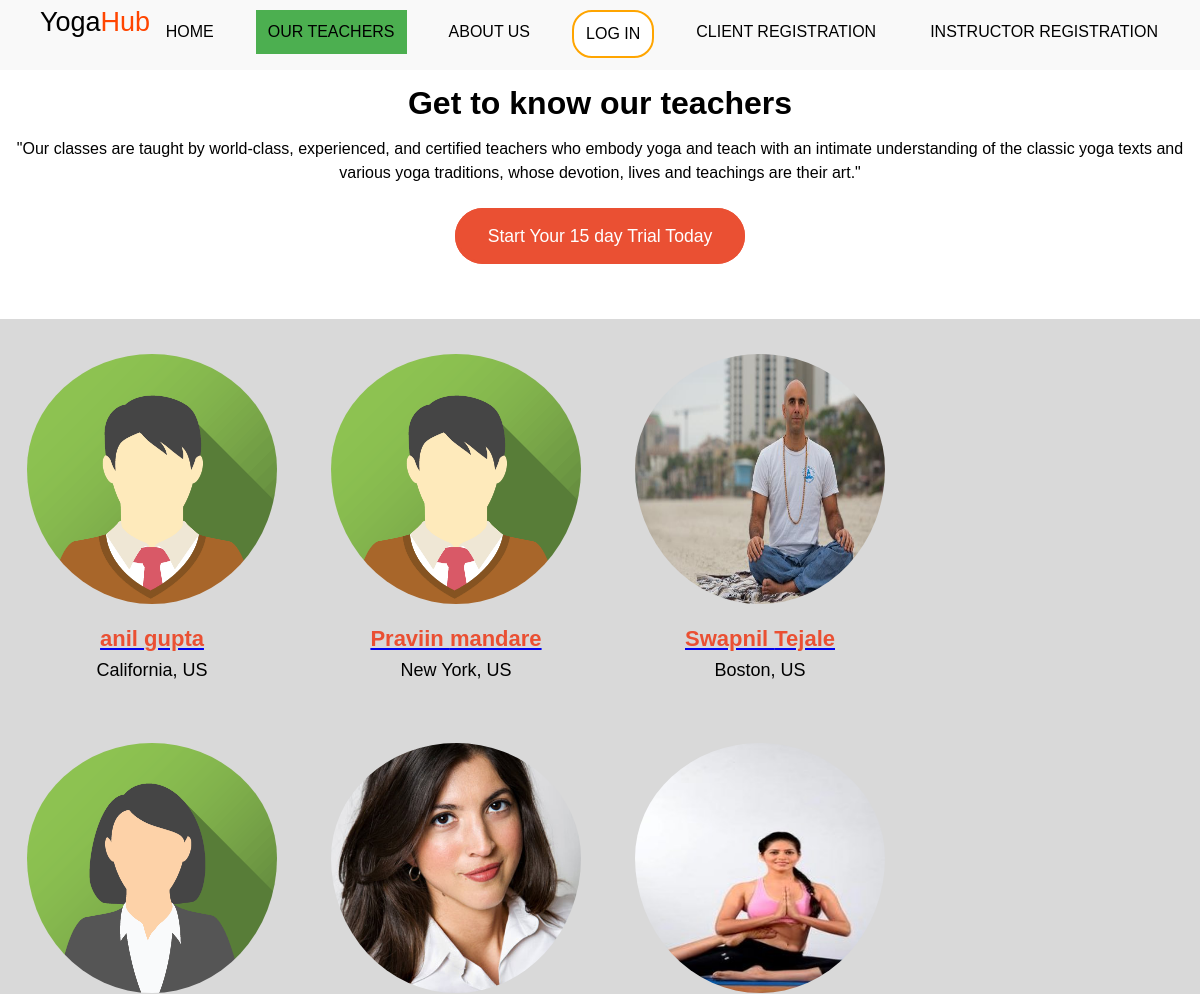
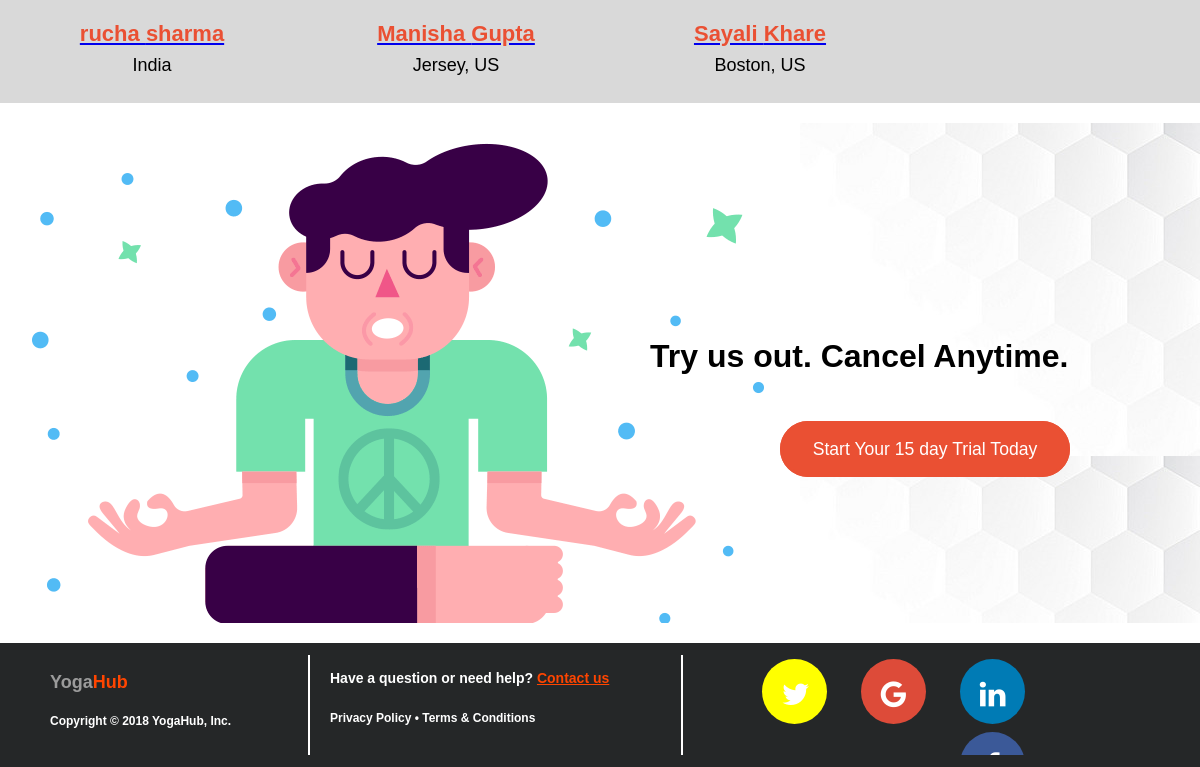
The app's page /teachers.php with its own data (2 pictures, top to bottom).
### tables this page shows
CREATE TABLE `teachers` (
  `UserID` varchar(50) NOT NULL,
  `username` varchar(50) NOT NULL,
  `firstname` varchar(50) NOT NULL,
  `lastname` varchar(50) NOT NULL,
  `password` varchar(100) NOT NULL,
  `email` varchar(100) NOT NULL,
  `experience` varchar(50) NOT NULL,
  `gender` varchar(50) NOT NULL,
  `address` varchar(50) NOT NULL,
  `age` varchar(50) NOT NULL,
  `days` varchar(50) NOT NULL,
  `timeslots` varchar(50) NOT NULL,
  `avataar` varchar(100) NOT NULL,
  `status` varchar(10) NOT NULL,
  `description` varchar(1000) NOT NULL
);

### db-settings.php (called while the page is built, shortened)
<?php
$db_table_prefix = "";
?>

### functions.php (called while the page is built, shortened)
<?php
function fetchAllTeachers()
{
    global $mysqli, $db_table_prefix;
    $stmt = $mysqli->prepare("SELECT
		UserID,
		username,
		firstname,
		lastname,
		password,
		email,
		experience,
		gender,
		address,
		age,
		days,
		timeslots,
		avataar,
		status,
		description
		FROM " . $db_table_prefix . "teachers
		");
    $stmt->execute();
    $stmt->bind_result($UserID, $username, $firstname, $lastname, $password, $email, $experience, $gender, $address, $age, $days, $timeslots,$avataar,$status,$description);
    while($stmt->fetch())
    {
        $row[] = array('UserID' => $UserID,
            'username' => $username,
            'firstname' => $firstname,
            'lastname' => $lastname,
            'password' => $password,
            'email' => $email,
            'experience' => $experience,
            'gender' => $gender,
            'address' => $address,
            'age' => $age,
            'days' => $days,
            'timeslots' => $timeslots,
            'avataar' => $avataar,
            'status' => $status,
            'description' => $description
        );
    }
    return ($row);
}
?>

### teachers.php (the view, shortened to what this page needs)
<?php
$allTeachers = fetchAllTeachers();
?>
<!DOCTYPE html PUBLIC "-//W3C//DTD XHTML 1.0 Strict//EN" "http://www.w3.org/TR/xhtml1/DTD/xhtml1-strict.dtd">
<html xmlns="http://www.w3.org/1999/xhtml" xml:lang="en" lang="en">
<head>
</head>
<body>
<div id="first">
    <div><ul>
            <span id="tt" style="padding-left: 40px">Yoga<span style="color: orangered">Hub</span></span>
            <li><a href="teacherregisteration.php">INSTRUCTOR REGISTRATION</a></li>
            <li><a  href="clientregisteration.php">CLIENT REGISTRATION</a></li>
            <li><a  class="button button3" href="login.php">LOG IN</a></li>
            <li><a  href="about.php">ABOUT US</a></li>
            <li><a class="active" href="teachers.php">OUR TEACHERS</a></li>
            <li><a href="home.php">HOME</a></li>
        </ul></div>
</div>
<div class="wrapper">
    <div class="header" style="padding-bottom:50px">
        <center>
            <h1>Get to know our teachers</h1>
            <p>"Our classes are taught by world-class, experienced, and certified teachers who embody yoga and teach with an intimate understanding of the classic yoga texts and various yoga traditions, whose devotion, lives and teachings are their art."</p><br>
            <a href="clientregisteration.php" class="common">Start Your 15 day Trial Today</a>
        </center>
    </div>
    <div class="content">
        <div class="row">
            <?php foreach($allTeachers as $teacherinfo)
            {?>
                <div class="column">
                    <center>
                        <a href="teacherinfo.php?UserID=<?php print $teacherinfo['UserID']; ?>">
                            <img src="<?php print $teacherinfo['avataar']; ?>" class="img">
                            <p class="trainername"><?php print $teacherinfo["firstname"] . " " . $teacherinfo["lastname"] ?></p>
                        </a>
                        <p class="mediumfontsize"><?php print $teacherinfo["address"] ?> </p>
                    </center>
                </div>
            <?php } ?>
        </div>
    </div>
    <div class="content2">
        <?php
        require_once("TryUsCancelAnytime.php");
        ?>
    </div>
    <div class="footer">
        <?php
        require_once("footer.php");
        ?>

### teachers.php (style rules this page uses)
#first { background-color: #f9f9f9; }
#tt { font-family: forte, Helvetica, sans-serif; font-size: 27px; }
ul { list-style-type: none; margin: 0; padding: 0; overflow: hidden; background-color: #f9f9f9;  width: 100%; height:60px; padding-top: 10px; }
li { float: right; padding-right: 30px; }
li a { display: block; color: black; text-align: center; padding: 10px 12px; text-decoration: none; }
.active { background-color: #4CAF50; }
.button { border: none; color: white; padding: 10px 12px; text-align: center; text-decoration: none; display: inline-block;  margin: 10px 15px; -webkit-transition-duration: 0.4s; transition-duration: 0.4s; cursor: pointer; border-radius:20px; }
.button3 { background-color: white; color: black; border: 2px solid orange; }
body { margin: 0 auto; font-family: AvenirLTStd-Medium,Arial,sans-serif; line-height:1.5em; }
.common { background-color: #ea5033; color:white; border: 3px solid #ea5033; padding: 15px 30px 15px 30px; font-size: 1.1em; line-height: 1em; text-decoration:none; border-radius: 50px; }
.wrapper { display:grid; grid-template-columns:repeat(12,1fr); grid-template-rows:auto; grid-gap:20px; }
.header { grid-column:span 12; background-color:white; }
.content2 { grid-column:span 12; background-color:white; align:center; }
.content { grid-column:span 12; background-color:#d9d9d9; }
.trainername { color: #ea5033; font-weight: bold; font-size: 22px; text-decoration:none; line-height:0.5em; }
.footer { grid-column:span 12; background-color:black; color:white; }
.column { width:22%; float:left; margin:10px 15px 10px 15px; padding:5px; background: #d9d9d9; }
.img { padding-top: 20px; width:250px; height:250px; border-radius: 50%; }
.mediumfontsize { font-size:18px; line-height:0.5em; }

### records on screen
teachers: avataar (picture), firstname "anil", lastname "gupta", address "California, US"
teachers: avataar (picture), firstname "Praviin", lastname "mandare", address "New York, US"
teachers: avataar (picture), firstname "Swapnil", lastname "Tejale", address "Boston, US"
teachers: avataar (picture), firstname "rucha", lastname "sharma", address "India"
teachers: avataar (picture), firstname "Manisha", lastname "Gupta", address "Jersey, US"
teachers: avataar (picture), firstname "Sayali", lastname "Khare", address "Boston, US"
